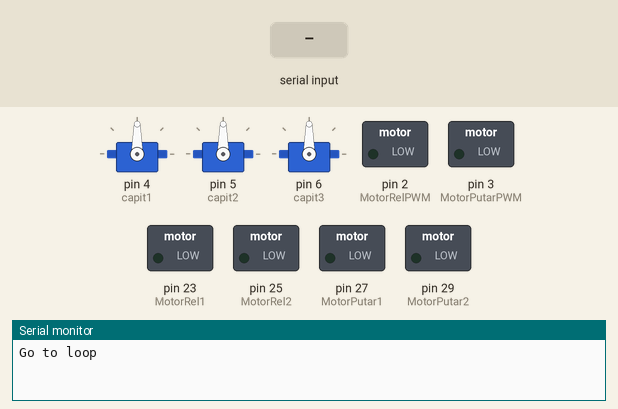
This sketch was run on a simulated Arduino Mega 2560, built with avr-gcc and run on an emulated ATmega2560. Shown: 3 × servo, switched loads named in the sketch (green lamp = pin HIGH), the last lines printed to the serial monitor. Inputs (shaded band) come from the test bench.

Above: at 1.2 s.
1.3 s: "W" received over Serial
At 2.4 s:
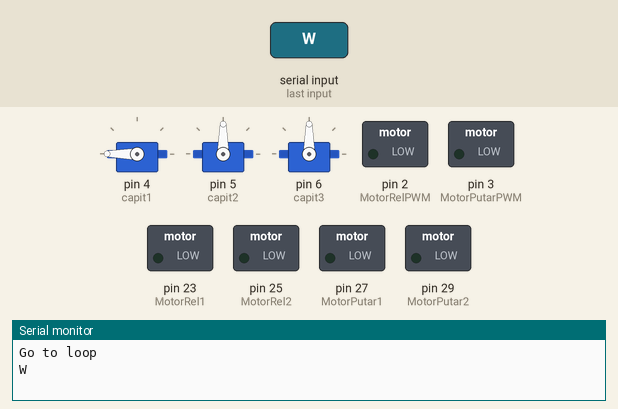
2.8 s: "w" received over Serial
At 3.6 s:
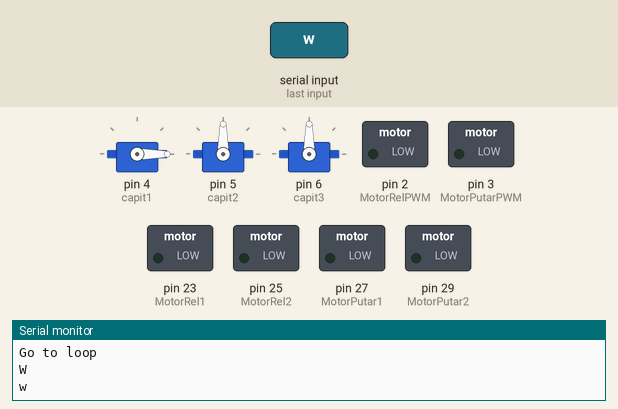
4.3 s: "U" received over Serial
At 4.7 s:
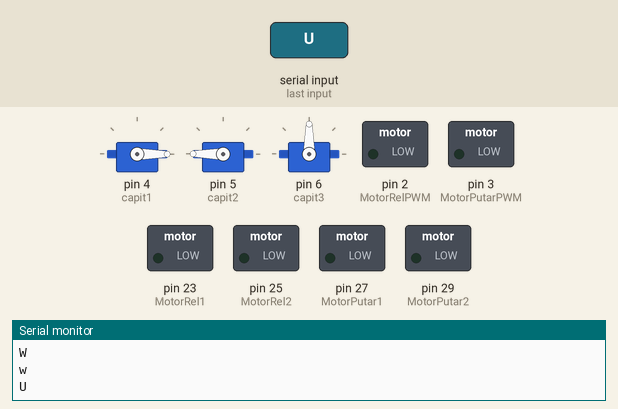
5.8 s: "u" received over Serial
At 7.0 s:
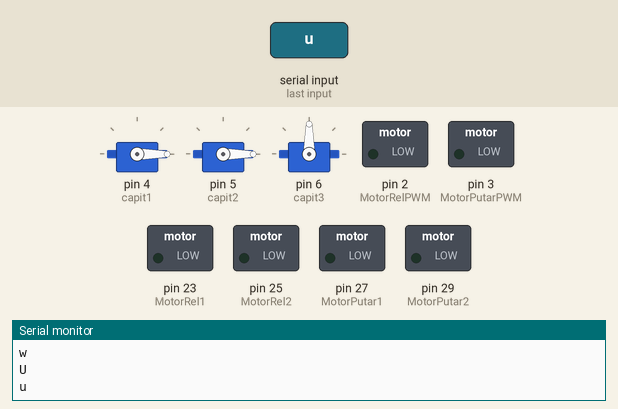
7.3 s: "V" received over Serial
At 8.2 s:
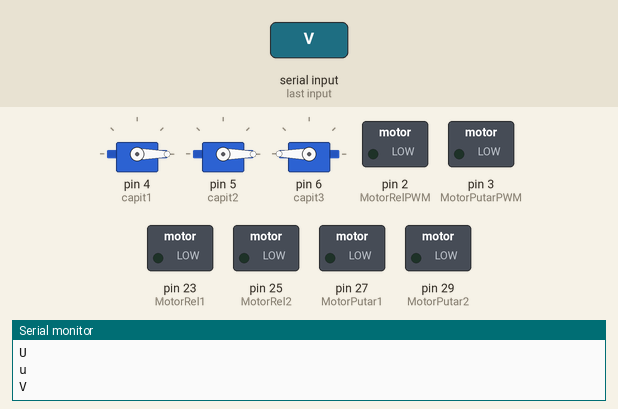
8.8 s: "v" received over Serial
At 9.3 s:
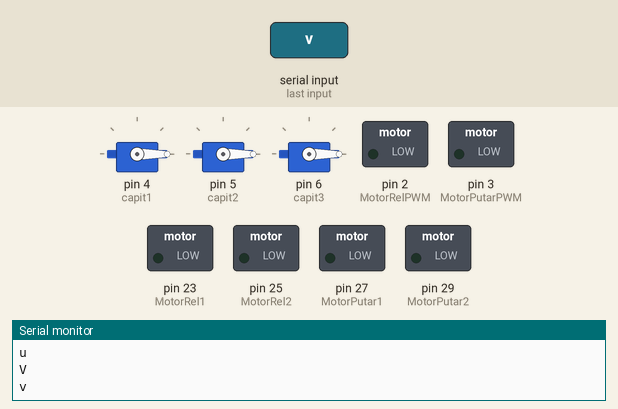
Timing chart, 0 to 11.3 s (numbered marks = the images above; inputs shaded):
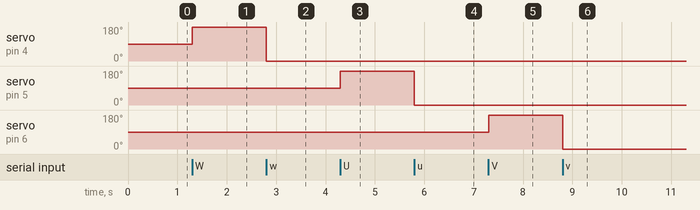

Measured:
- after the input at 1.3 s, servo on pin 4 (capit1): 90° → 180° at once
- after the input at 2.8 s, servo on pin 4 (capit1): 180° → 0° at once
- after the input at 4.3 s, servo on pin 5 (capit2): 90° → 180° at once
- after the input at 5.8 s, servo on pin 5 (capit2): 180° → 0° at once
- after the input at 7.3 s, servo on pin 6 (capit3): 90° → 180° at once
- after the input at 8.8 s, servo on pin 6 (capit3): 180° → 0° at once

The sketch:

Rel_TR_Ver_0.0.1__1_.ino
```cpp
#include <Servo.h>
#define HalA 31
#define HalB 33
#define Limit 35
#define MotorRel1 23
#define MotorRel2 25
#define MotorRelPWM 2
#define MotorPutar1 27
#define MotorPutar2 29
#define MotorPutarPWM 3
Servo capit1;
Servo capit2;
Servo capit3;
int buka = 180, tutup = 0;
char data;

void setup() {
  capit1.attach(4);
  capit2.attach(5);
  capit3.attach(6);

  pinMode(MotorRel1, OUTPUT);
  pinMode(MotorRel2, OUTPUT);
  pinMode(MotorRelPWM, OUTPUT);
  pinMode(MotorPutar1, OUTPUT);
  pinMode(MotorPutar2, OUTPUT);
  pinMode(MotorPutarPWM, OUTPUT);

  Serial.begin(9600);

  Serial.println("Go to loop");

}

void loop() {
  if (Serial.available() > 0) {
    data = (char) Serial.read();
    Serial.println(data);
  }

  if (data == 'W') capit1.write(buka);
  else if (data == 'w') capit1.write(tutup);
  else if (data == 'U') capit2.write(buka);
  else if (data == 'u') capit2.write(tutup);
  else if (data == 'V') capit3.write(buka);
  else if (data == 'v') capit3.write(tutup);
  else if (data == 'F') putar(1, 0, 120);
  else if (data == 'B') putar(0, 1, 120);
  else if (data == 'R') Rel(1, 0, 120);
  else if (data == 'L') Rel(0, 1, 120);
  else diam();


  }

void Rel(bool pin1, bool pin2, int PWM) {
  digitalWrite(MotorRel1, pin1);
  digitalWrite(MotorRel2, pin2);
  analogWrite(MotorRelPWM, PWM);
}

void putar(bool pin1, bool pin2, int PWM) {
  digitalWrite(MotorPutar1, pin1);
  digitalWrite(MotorPutar2, pin2);
  analogWrite(MotorPutarPWM, PWM);
}

void diam() {
  digitalWrite(MotorPutar1, 0);
  digitalWrite(MotorPutar2, 0);
  analogWrite(MotorPutarPWM, 0);
  digitalWrite(MotorRel1, 0);
  digitalWrite(MotorRel2, 0);
  analogWrite(MotorRelPWM, 0);
}
```
